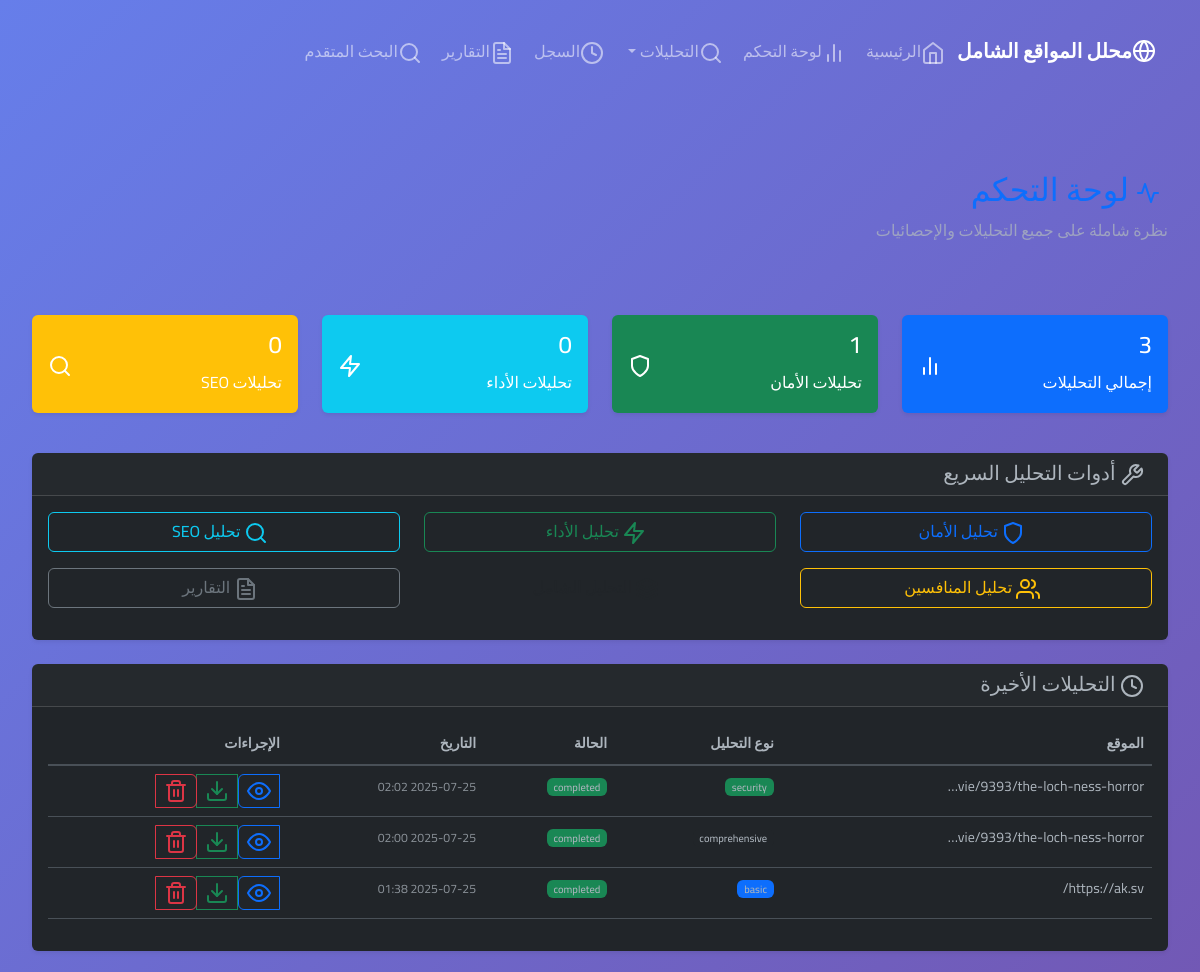
Page /dashboard (upper part) on the earlier database version.
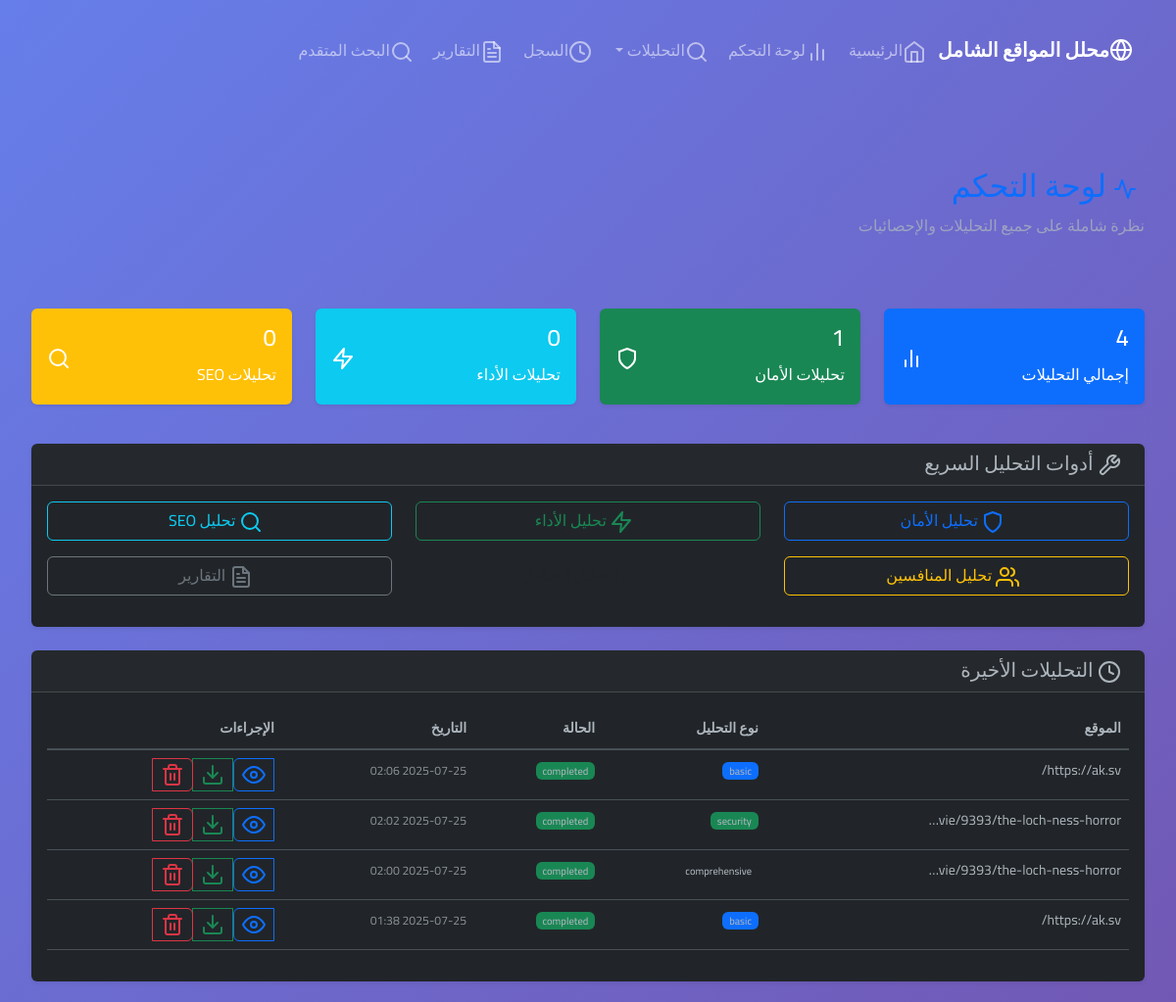
Same page on the later database version.
### models.py (models this page shows, shortened)
class ScrapeResult(db.Model):
    id = db.Column(db.Integer, primary_key=True)
    url = db.Column(db.String(500), nullable=False)
    title = db.Column(db.String(200))
    status = db.Column(db.String(20), default='pending')  # pending, completed, failed
    created_at = db.Column(db.DateTime, default=datetime.utcnow)
    completed_at = db.Column(db.DateTime)
    structure_data = db.Column(db.Text)  # HTML structure analysis
    assets_data = db.Column(db.Text)     # Images, CSS, JS files
    technology_data = db.Column(db.Text) # Tech stack identification
    seo_data = db.Column(db.Text)        # SEO analysis
    navigation_data = db.Column(db.Text) # Site navigation structure
    error_message = db.Column(db.Text)
    recreation_guide = db.Column(db.Text)  # Complete recreation guide
    arabic_report = db.Column(db.Text)     # Arabic comprehensive report
    ad_blocking_stats = db.Column(db.Text) # Ad blocking statistics
    analysis_type = db.Column(db.String(50), default='basic')  # Type of analysis
    data = db.Column(db.Text)  # Additional data storage
    timestamp = db.Column(db.DateTime, default=datetime.utcnow)  # Analysis timestamp

### enhanced_routes.py (the view)
@app.route('/dashboard')
def dashboard():
    try:
        total_analyses = ScrapeResult.query.count()
        recent_analyses = ScrapeResult.query.order_by(ScrapeResult.created_at.desc()).limit(10).all()
        analysis_stats = {}
        for analysis_type in ['basic', 'security', 'performance', 'seo', 'competitor', 'comprehensive']:
            count = ScrapeResult.query.filter_by(analysis_type=analysis_type).count()
            analysis_stats[analysis_type] = count
        return render_template('dashboard.html',
                             total_analyses=total_analyses,
                             recent_analyses=recent_analyses,
                             analysis_stats=analysis_stats)
    except Exception as e:
        logging.error(f"خطأ في لوحة التحكم: {e}")
        flash('حدث خطأ في تحميل لوحة التحكم', 'error')
        return redirect(url_for('index'))

### templates/dashboard.html (shortened to what the changed rows need)
{% extends "base.html" %}
{% block content %}
<div class="container-fluid mt-4">
    <div class="row mb-4">
        <div class="col-12">
            <h1 class="h2 text-primary">
                <i data-feather="activity" class="me-2"></i>
                لوحة التحكم
            </h1>
        </div>
    </div>
    <div class="row mb-4">
        <div class="col-md-3 mb-3">
            <div class="card bg-primary text-white">
                <div class="card-body">
                    <div class="d-flex justify-content-between">
                        <div>
                            <h4 class="card-title">{{ total_analyses }}</h4>
                            <p class="card-text">إجمالي التحليلات</p>
                        </div>
                    </div>
                </div>
            </div>
        </div>
    </div>
    <div class="row mb-4">
        <div class="col-12">
            <div class="card">
                <div class="card-body">
                    {% if recent_analyses %}
                    <div class="table-responsive">
                        <table class="table table-hover">
                            <thead>
                                <tr>
                                    <th>الموقع</th>
                                    <th>نوع التحليل</th>
                                    <th>الحالة</th>
                                    <th>التاريخ</th>
                                    <th>الإجراءات</th>
                                </tr>
                            </thead>
                            <tbody>
                                {% for analysis in recent_analyses %}
                                <tr>
                                    <td>
                                        <div class="text-truncate" style="max-width: 200px;">
                                            {{ analysis.url }}
                                        </div>
                                    </td>
                                    <td>
                                        <span class="badge bg-{{ 'primary' if analysis.analysis_type == 'basic' else 'success' if analysis.analysis_type == 'security' else 'info' if analysis.analysis_type == 'performance' else 'warning' if analysis.analysis_type == 'seo' else 'dark' }}">
                                            {{ analysis.analysis_type }}
                                        </span>
                                    </td>
                                    <td>
                                        <span class="badge bg-{{ 'success' if analysis.status == 'completed' else 'warning' if analysis.status == 'running' else 'danger' }}">
                                            {{ analysis.status }}
                                        </span>
                                    </td>
                                    <td>
                                        <small class="text-muted">
                                            {{ analysis.created_at.strftime('%Y-%m-%d %H:%M') }}
                                        </small>
                                    </td>
                                    <td>
                                        <div class="btn-group btn-group-sm" role="group">
                                            <a href="/results/{{ analysis.id }}" class="btn btn-outline-primary btn-sm">
                                                <i data-feather="eye" size="14"></i>
                                            </a>
                                            <button class="btn btn-outline-success btn-sm" onclick="exportReport('{{ analysis.id }}')">
                                                <i data-feather="download" size="14"></i>
                                            </button>
                                            <button class="btn btn-outline-danger btn-sm" onclick="deleteAnalysis('{{ analysis.id }}')">
                                                <i data-feather="trash-2" size="14"></i>
                                            </button>
                                        </div>
                                    </td>
                                </tr>
                                {% endfor %}
                            </tbody>
                        </table>
                    </div>
                    {% else %}
                    <div class="text-center py-4">
                        <i data-feather="inbox" size="48" class="text-muted mb-3"></i>
                        <p class="text-muted">لا توجد تحليلات بعد</p>
                        <a href="/" class="btn btn-primary">ابدأ تحليل جديد</a>
                    </div>
                    {% endif %}
                </div>
            </div>
        </div>
    </div>
</div>
{% endblock %}

Differences in the rows shown:
added ScrapeResult: url "https://ak.sv/", analysis_type "basic", status "completed", created_at "2025-07-25 02:06"
Other differences:
{{ total_analyses }}: "3" → "4"
